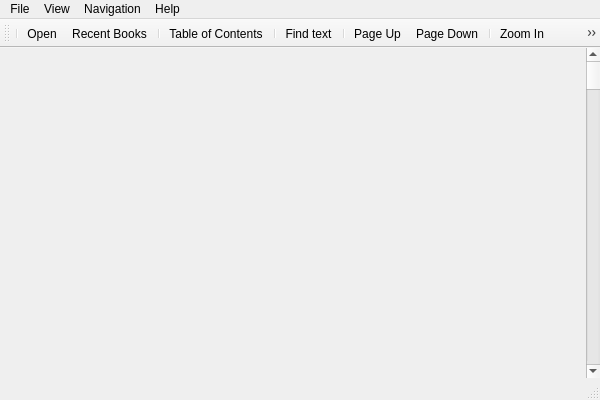
<?xml version="1.0" encoding="UTF-8"?>
<ui version="4.0">
 <class>MainWindowClass</class>
 <widget class="QMainWindow" name="MainWindowClass">
  <property name="geometry">
   <rect>
    <x>0</x>
    <y>0</y>
    <width>600</width>
    <height>400</height>
   </rect>
  </property>
  <property name="windowTitle">
   <string>CoolReader</string>
  </property>
  <property name="windowIcon">
   <iconset resource="cr3res.qrc">
    <normaloff>:/icons/action/icons/coolreader.png</normaloff>:/icons/action/icons/coolreader.png</iconset>
  </property>
  <widget class="QWidget" name="centralWidget">
   <property name="minimumSize">
    <size>
     <width>300</width>
     <height>300</height>
    </size>
   </property>
   <layout class="QHBoxLayout" name="horizontalLayout">
    <property name="spacing">
     <number>0</number>
    </property>
    <property name="sizeConstraint">
     <enum>QLayout::SetMinimumSize</enum>
    </property>
    <property name="margin">
     <number>0</number>
    </property>
    <item>
     <layout class="QHBoxLayout" name="horizontalLayout_2">
      <property name="spacing">
       <number>0</number>
      </property>
      <item>
       <widget class="CR3View" name="view" native="true">
        <property name="contextMenuPolicy">
         <enum>Qt::CustomContextMenu</enum>
        </property>
       </widget>
      </item>
      <item>
       <widget class="QScrollBar" name="scroll">
        <property name="orientation">
         <enum>Qt::Vertical</enum>
        </property>
       </widget>
      </item>
     </layout>
    </item>
   </layout>
  </widget>
  <widget class="QMenuBar" name="menuBar">
   <property name="geometry">
    <rect>
     <x>0</x>
     <y>0</y>
     <width>600</width>
     <height>25</height>
    </rect>
   </property>
   <widget class="QMenu" name="menuFile">
    <property name="title">
     <string>File</string>
    </property>
    <addaction name="actionOpen"/>
    <addaction name="actionRecentBooks"/>
    <addaction name="actionExport"/>
    <addaction name="separator"/>
    <addaction name="actionFileProperties"/>
    <addaction name="actionSettings"/>
    <addaction name="separator"/>
    <addaction name="actionClose"/>
   </widget>
   <widget class="QMenu" name="menuView">
    <property name="title">
     <string>View</string>
    </property>
    <addaction name="actionFindText"/>
    <addaction name="actionToggle_Pages_Scroll"/>
    <addaction name="actionMinimize"/>
    <addaction name="actionToggle_Full_Screen"/>
    <addaction name="actionZoom_In"/>
    <addaction name="actionZoom_Out"/>
    <addaction name="actionRotate"/>
    <addaction name="separator"/>
    <addaction name="actionTOC"/>
    <addaction name="actionShowBookmarksList"/>
    <addaction name="actionAddBookmark"/>
   </widget>
   <widget class="QMenu" name="menuNavigation">
    <property name="title">
     <string>Navigation</string>
    </property>
    <addaction name="actionNextPage"/>
    <addaction name="actionPrevPage"/>
    <addaction name="actionNextLine"/>
    <addaction name="actionPrevLine"/>
    <addaction name="actionFirstPage"/>
    <addaction name="actionLastPage"/>
    <addaction name="actionNextChapter"/>
    <addaction name="actionPrevChapter"/>
    <addaction name="separator"/>
    <addaction name="actionBack"/>
    <addaction name="actionForward"/>
   </widget>
   <widget class="QMenu" name="menuHelp">
    <property name="title">
     <string>Help</string>
    </property>
    <addaction name="actionAboutQT"/>
    <addaction name="actionAboutCoolReader"/>
   </widget>
   <addaction name="menuFile"/>
   <addaction name="menuView"/>
   <addaction name="menuNavigation"/>
   <addaction name="menuHelp"/>
  </widget>
  <widget class="QToolBar" name="mainToolBar">
   <property name="windowTitle">
    <string notr="true"/>
   </property>
   <property name="toolTip">
    <string notr="true"/>
   </property>
   <property name="statusTip">
    <string notr="true"/>
   </property>
   <property name="whatsThis">
    <string notr="true"/>
   </property>
   <property name="accessibleName">
    <string notr="true"/>
   </property>
   <property name="accessibleDescription">
    <string notr="true"/>
   </property>
   <attribute name="toolBarArea">
    <enum>TopToolBarArea</enum>
   </attribute>
   <attribute name="toolBarBreak">
    <bool>false</bool>
   </attribute>
   <addaction name="separator"/>
   <addaction name="actionOpen"/>
   <addaction name="actionRecentBooks"/>
   <addaction name="separator"/>
   <addaction name="actionTOC"/>
   <addaction name="separator"/>
   <addaction name="actionFindText"/>
   <addaction name="separator"/>
   <addaction name="actionPrevPage"/>
   <addaction name="actionNextPage"/>
   <addaction name="separator"/>
   <addaction name="actionZoom_In"/>
   <addaction name="actionZoom_Out"/>
   <addaction name="actionRotate"/>
   <addaction name="separator"/>
   <addaction name="actionSettings"/>
  </widget>
  <widget class="QStatusBar" name="statusBar"/>
  <action name="actionOpen">
   <property name="icon">
    <iconset resource="cr3res.qrc">
     <normaloff>:/icons/action/icons/fileopen.png</normaloff>:/icons/action/icons/fileopen.png</iconset>
   </property>
   <property name="text">
    <string notr="true">Open...</string>
   </property>
   <property name="toolTip">
    <string>Open file</string>
   </property>
   <property name="shortcut">
    <string>F3</string>
   </property>
  </action>
  <action name="actionToggle_Pages_Scroll">
   <property name="text">
    <string notr="true">Toggle Pages/Scroll</string>
   </property>
   <property name="shortcut">
    <string>Ctrl+P</string>
   </property>
  </action>
  <action name="actionClose">
   <property name="icon">
    <iconset resource="cr3res.qrc">
     <normaloff>:/icons/action/icons/exit.png</normaloff>:/icons/action/icons/exit.png</iconset>
   </property>
   <property name="text">
    <string notr="true">Close</string>
   </property>
   <property name="shortcut">
    <string>F12</string>
   </property>
  </action>
  <action name="actionMinimize">
   <property name="text">
    <string notr="true">Minimize</string>
   </property>
   <property name="shortcut">
    <string>Esc</string>
   </property>
   <property name="shortcutContext">
    <enum>Qt::WindowShortcut</enum>
   </property>
  </action>
  <action name="actionNextPage">
   <property name="icon">
    <iconset resource="cr3res.qrc">
     <normaloff>:/icons/action/icons/forward.png</normaloff>:/icons/action/icons/forward.png</iconset>
   </property>
   <property name="text">
    <string notr="true">Page Down</string>
   </property>
   <property name="toolTip">
    <string>Go to next page</string>
   </property>
   <property name="shortcut">
    <string>PgDown</string>
   </property>
  </action>
  <action name="actionPrevPage">
   <property name="icon">
    <iconset resource="cr3res.qrc">
     <normaloff>:/icons/action/icons/back.png</normaloff>:/icons/action/icons/back.png</iconset>
   </property>
   <property name="text">
    <string notr="true">Page Up</string>
   </property>
   <property name="toolTip">
    <string>Back by page</string>
   </property>
   <property name="shortcut">
    <string>PgUp</string>
   </property>
  </action>
  <action name="actionNextLine">
   <property name="text">
    <string notr="true">Line Down</string>
   </property>
   <property name="toolTip">
    <string>Forward by one line</string>
   </property>
   <property name="shortcut">
    <string>Down</string>
   </property>
  </action>
  <action name="actionPrevLine">
   <property name="text">
    <string notr="true">Line Up</string>
   </property>
   <property name="toolTip">
    <string>Back by line</string>
   </property>
   <property name="shortcut">
    <string>Up</string>
   </property>
  </action>
  <action name="actionFirstPage">
   <property name="text">
    <string notr="true">First Page</string>
   </property>
   <property name="toolTip">
    <string>Go to first page</string>
   </property>
   <property name="shortcut">
    <string>Home</string>
   </property>
  </action>
  <action name="actionLastPage">
   <property name="text">
    <string notr="true">Last Page</string>
   </property>
   <property name="toolTip">
    <string>Go to last page</string>
   </property>
   <property name="shortcut">
    <string>End</string>
   </property>
  </action>
  <action name="actionBack">
   <property name="text">
    <string notr="true">Back</string>
   </property>
   <property name="toolTip">
    <string>Back in navigation history</string>
   </property>
   <property name="shortcut">
    <string>Backspace</string>
   </property>
  </action>
  <action name="actionForward">
   <property name="text">
    <string notr="true">Forward</string>
   </property>
   <property name="toolTip">
    <string>Go to the next position in navigation history</string>
   </property>
   <property name="shortcut">
    <string>Shift+Backspace</string>
   </property>
  </action>
  <action name="actionNextChapter">
   <property name="text">
    <string notr="true">Next Chapter</string>
   </property>
   <property name="toolTip">
    <string>Go to next chapter</string>
   </property>
   <property name="shortcut">
    <string>Alt+Down</string>
   </property>
  </action>
  <action name="actionPrevChapter">
   <property name="text">
    <string notr="true">Previous Chapter</string>
   </property>
   <property name="toolTip">
    <string>Go to previous chapter</string>
   </property>
   <property name="shortcut">
    <string>Alt+Up</string>
   </property>
  </action>
  <action name="actionToggle_Full_Screen">
   <property name="checkable">
    <bool>true</bool>
   </property>
   <property name="icon">
    <iconset resource="cr3res.qrc">
     <normaloff>:/icons/action/icons/window_fullscreen.png</normaloff>:/icons/action/icons/window_fullscreen.png</iconset>
   </property>
   <property name="text">
    <string notr="true">Toggle Full Screen</string>
   </property>
   <property name="toolTip">
    <string>Toggle Full Screen mode</string>
   </property>
   <property name="shortcut">
    <string>Alt+Return</string>
   </property>
  </action>
  <action name="actionZoom_In">
   <property name="icon">
    <iconset resource="cr3res.qrc">
     <normaloff>:/icons/action/icons/viewmag+.png</normaloff>:/icons/action/icons/viewmag+.png</iconset>
   </property>
   <property name="text">
    <string notr="true">Zoom In</string>
   </property>
   <property name="toolTip">
    <string>Increase font size</string>
   </property>
   <property name="shortcut">
    <string>+</string>
   </property>
  </action>
  <action name="actionZoom_Out">
   <property name="icon">
    <iconset resource="cr3res.qrc">
     <normaloff>:/icons/action/icons/viewmag-.png</normaloff>:/icons/action/icons/viewmag-.png</iconset>
   </property>
   <property name="text">
    <string notr="true">Zoom Out</string>
   </property>
   <property name="toolTip">
    <string>Decrease font size</string>
   </property>
   <property name="shortcut">
    <string>-</string>
   </property>
  </action>
  <action name="actionTOC">
   <property name="icon">
    <iconset resource="cr3res.qrc">
     <normaloff>:/icons/action/icons/view-table-of-contents-ltr.png</normaloff>:/icons/action/icons/view-table-of-contents-ltr.png</iconset>
   </property>
   <property name="text">
    <string notr="true">Table of Contents...</string>
   </property>
   <property name="toolTip">
    <string>Show table of contents</string>
   </property>
   <property name="shortcut">
    <string>F4</string>
   </property>
  </action>
  <action name="actionRecentBooks">
   <property name="icon">
    <iconset resource="cr3res.qrc">
     <normaloff>:/icons/action/icons/folder_favorite.png</normaloff>:/icons/action/icons/folder_favorite.png</iconset>
   </property>
   <property name="text">
    <string notr="true">Recent Books</string>
   </property>
   <property name="toolTip">
    <string>Show recent books list</string>
   </property>
   <property name="shortcut">
    <string>F5</string>
   </property>
  </action>
  <action name="actionSettings">
   <property name="icon">
    <iconset resource="cr3res.qrc">
     <normaloff>:/icons/action/icons/configure.png</normaloff>:/icons/action/icons/configure.png</iconset>
   </property>
   <property name="text">
    <string notr="true">Settings...</string>
   </property>
   <property name="toolTip">
    <string>Settings dialog</string>
   </property>
   <property name="shortcut">
    <string>F9</string>
   </property>
  </action>
  <action name="actionCopy">
   <property name="icon">
    <iconset resource="cr3res.qrc">
     <normaloff>:/icons/action/icons/editcopy.png</normaloff>:/icons/action/icons/editcopy.png</iconset>
   </property>
   <property name="text">
    <string>Copy</string>
   </property>
   <property name="toolTip">
    <string>Copy selected text</string>
   </property>
   <property name="shortcut">
    <string>Ctrl+C</string>
   </property>
  </action>
  <action name="actionCopy2">
   <property name="text">
    <string>copy2</string>
   </property>
   <property name="toolTip">
    <string>Copy alternative shortcut</string>
   </property>
   <property name="shortcut">
    <string>Ctrl+Ins</string>
   </property>
  </action>
  <action name="actionAboutQT">
   <property name="text">
    <string notr="true">About Qt</string>
   </property>
   <property name="toolTip">
    <string>About Qt</string>
   </property>
  </action>
  <action name="actionAboutCoolReader">
   <property name="text">
    <string notr="true">About CoolReader</string>
   </property>
   <property name="toolTip">
    <string>About CoolReader</string>
   </property>
   <property name="shortcut">
    <string>F1</string>
   </property>
  </action>
  <action name="actionAddBookmark">
   <property name="icon">
    <iconset resource="cr3res.qrc">
     <normaloff>:/icons/action/icons/bookmark.png</normaloff>:/icons/action/icons/bookmark.png</iconset>
   </property>
   <property name="text">
    <string notr="true">Add Bookmark</string>
   </property>
   <property name="toolTip">
    <string>Add bookmark</string>
   </property>
   <property name="shortcut">
    <string>Ctrl+B</string>
   </property>
  </action>
  <action name="actionShowBookmarksList">
   <property name="icon">
    <iconset resource="cr3res.qrc">
     <normaloff>:/icons/action/icons/bookmark_folder.png</normaloff>:/icons/action/icons/bookmark_folder.png</iconset>
   </property>
   <property name="text">
    <string notr="true">Bookmark List...</string>
   </property>
   <property name="toolTip">
    <string>Show bookmarks list</string>
   </property>
   <property name="shortcut">
    <string>F6</string>
   </property>
  </action>
  <action name="actionFileProperties">
   <property name="icon">
    <iconset resource="cr3res.qrc">
     <normaloff>:/icons/action/icons/player_playlist.png</normaloff>:/icons/action/icons/player_playlist.png</iconset>
   </property>
   <property name="text">
    <string notr="true">File Properties...</string>
   </property>
   <property name="toolTip">
    <string>Show file properties</string>
   </property>
   <property name="shortcut">
    <string>Ctrl+F1</string>
   </property>
  </action>
  <action name="actionRotate">
   <property name="icon">
    <iconset resource="cr3res.qrc">
     <normaloff>:/icons/action/icons/rotate_cw.png</normaloff>:/icons/action/icons/rotate_cw.png</iconset>
   </property>
   <property name="text">
    <string notr="true">Rotate</string>
   </property>
   <property name="shortcut">
    <string>Ctrl+R</string>
   </property>
  </action>
  <action name="actionFindText">
   <property name="icon">
    <iconset resource="cr3res.qrc">
     <normaloff>:/icons/action/icons/find.png</normaloff>:/icons/action/icons/find.png</iconset>
   </property>
   <property name="text">
    <string notr="true">Find text...</string>
   </property>
   <property name="toolTip">
    <string>Find text</string>
   </property>
   <property name="shortcut">
    <string>Ctrl+F</string>
   </property>
  </action>
  <action name="actionToggleEditMode">
   <property name="text">
    <string>Toggle Edit Mode</string>
   </property>
   <property name="toolTip">
    <string>Toggle edit mode</string>
   </property>
   <property name="shortcut">
    <string>Ctrl+E</string>
   </property>
  </action>
  <action name="actionExport">
   <property name="text">
    <string notr="true">Export</string>
   </property>
   <property name="toolTip">
    <string>Export document</string>
   </property>
   <property name="shortcut">
    <string>Ctrl+S</string>
   </property>
  </action>
  <action name="actionNextPage2">
   <property name="text">
    <string>Next Page</string>
   </property>
   <property name="toolTip">
    <string>Next Page</string>
   </property>
   <property name="shortcut">
    <string>Right</string>
   </property>
  </action>
  <action name="actionPrevPage2">
   <property name="text">
    <string>Previous Page</string>
   </property>
   <property name="toolTip">
    <string>Previous Page</string>
   </property>
   <property name="shortcut">
    <string>Left</string>
   </property>
  </action>
  <action name="actionNextPage3">
   <property name="text">
    <string>Next Page</string>
   </property>
   <property name="toolTip">
    <string>Next Page</string>
   </property>
   <property name="shortcut">
    <string>Space</string>
   </property>
  </action>
 </widget>
 <layoutdefault spacing="6" margin="11"/>
 <customwidgets>
  <customwidget>
   <class>CR3View</class>
   <extends>QWidget</extends>
   <header>cr3widget.h</header>
   <container>1</container>
   <slots>
    <signal>fileOpened()</signal>
    <slot>open()</slot>
    <slot>contextMenu(QPoint)</slot>
   </slots>
  </customwidget>
 </customwidgets>
 <resources>
  <include location="cr3res.qrc"/>
 </resources>
 <connections>
  <connection>
   <sender>view</sender>
   <signal>customContextMenuRequested(QPoint)</signal>
   <receiver>MainWindowClass</receiver>
   <slot>contextMenu(QPoint)</slot>
   <hints>
    <hint type="sourcelabel">
     <x>316</x>
     <y>261</y>
    </hint>
    <hint type="destinationlabel">
     <x>652</x>
     <y>32</y>
    </hint>
   </hints>
  </connection>
 </connections>
 <slots>
  <slot>contextMenu(QPoint)</slot>
 </slots>
</ui>
